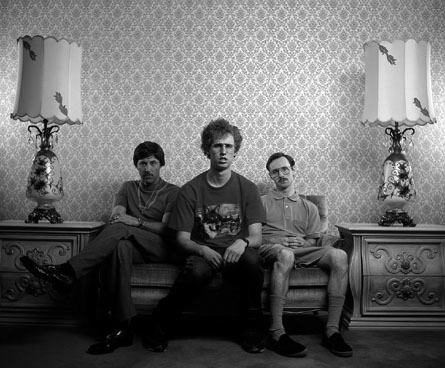
%> input picture lab1/images/napoleon.png, 445 x 368 px
$ octave mike.m   (GNU Octave 9; MATLAB toolbox functions it lacks are replaced by stand-ins)
%> lines starting %> are read from the running program, lines starting %| are printed output that depends on the picture; in (x1, y1, x2, y2) boxes, pixels count from 0 and x2, y2 are one past the last pixel; in counts of white or black regions, pixels touching at a corner belong together; the program's own positions count from 1
close all

% ==== % READING FILE % ==== %
%%
I = imread("images/napoleon.png");
%> I is the input picture: size 368x445 uint8; min 0, max 254, mean 104.2

% ==== % Showing picture % ==== %

imshow(I)
figure
image(I)
colorbar
figure
imagesc(I)
colorbar

close all

% ==== % IMtool % ==== %

imtool(I) % "Pixel info (1,1) 89
disp(I(1,1))
%| 89
%%
% Q1: Yes, 89

I1 = I;
I2 = imread("images/napoleon_dark.png");
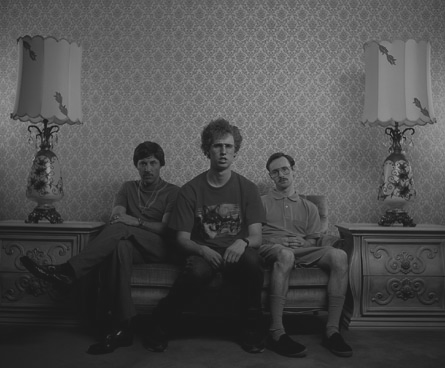
%> input picture lab1/images/napoleon_dark.png, 445 x 368 px
%> I2 is the input picture: size 368x445 uint8; min 25, max 152, mean 77.3
I3 = imread("images/napoleon_light.png");
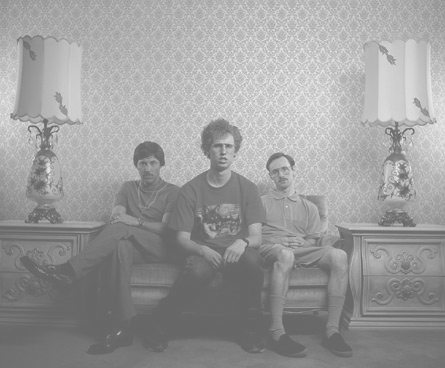
%> input picture lab1/images/napoleon_light.png, 445 x 368 px
%> I3 is the input picture: size 368x445 uint8; min 103, max 230, mean 155.3

figure
imhist(I1)
%> figure, not shown here; highest point at x = 0, y = 4688
figure
imhist(I2)
%> figure, not shown here; highest point at x = 26, y = 6234
figure
imhist(I3)
%> figure, not shown here; highest point at x = 104, y = 6234
%%
close all

Is = single(I);
imtool(Is)
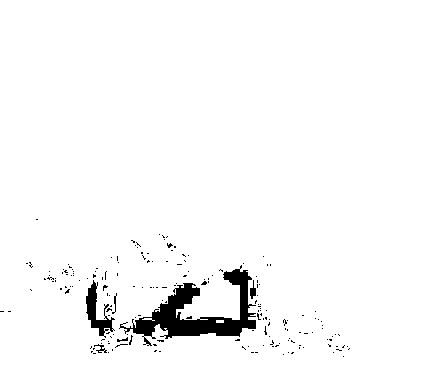
%> displayed picture: size 368x445, on the screen's scale of 0 to 255; 97.1% white; 186 black regions (180 under 20 px), largest, box (x1, y1, x2, y2) and area: (119, 265, 256, 346) 3346, (86, 280, 115, 338) 594, (250, 280, 256, 299) 62, (94, 344, 107, 353) 44, (112, 293, 117, 314) 32, (117, 337, 128, 342) 25
imtool(Is/255)

%Q3: Is is 4 Byte data while I is 1 Byte
figure
imagesc((I/64)*64)
figure
imagesc((Is/64)*64)
%%
close all
%Q4, Q5
Ib = I + 75;
Ic = I*0.5;

figure
imshow(I)
figure
imshow(Ib)
figure
imshow(Ic)

%%
close all

g = 2;

imhist(I);
L = double(I).^g;
out = uint8(L .* (255/max(max(L))));
figure
imhist(out);
%> figure, not shown here; highest point at x = 0, y = 21349

figure
imshow(I)
figure
imshow(out)

%%
close all
figure
imhist(I)
figure
imshow(I)
Ieq = histeq(I);
figure
imhist(Ieq)
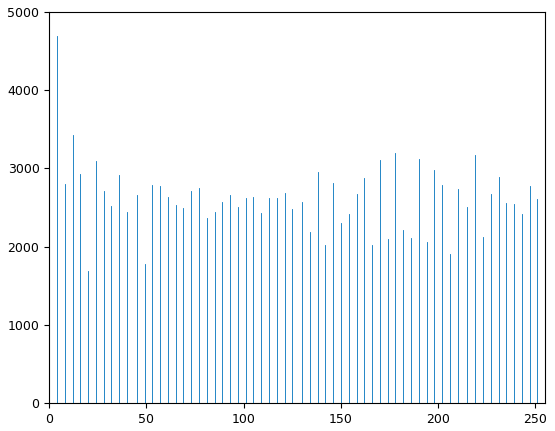
%> figure redrawn from the program's plot data; highest point at x = 4, y = 4688
figure
imshow(Ieq)

%%
I = imread("images/cameraman.png");
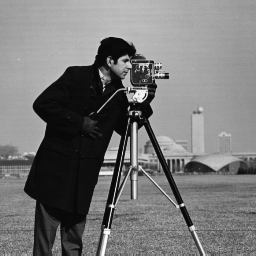
%> input picture lab1/images/cameraman.png, 256 x 256 px
%> I is the input picture: size 256x256 uint8; min 7, max 253, mean 118.7
Jnf = imresize(I, [78 78], 'nearest', 'antialiasing', false);
Jnt = imresize(I, [78 78], 'nearest', 'antialiasing', true);
Jbf = imresize(I, [78 78], 'bilinear', 'antialiasing', false);
Jbt = imresize(I, [78 78], 'bilinear', 'antialiasing', true);
figure
imshow(I)
figure
tiledlayout(2,2)
nexttile
imshow(Jnf)
nexttile
imshow(Jnt)
nexttile
imshow(Jbf)
nexttile
imshow(Jbt)
%%
%BRAINSCAN
close all

B1 = imread("images/brain1.png");
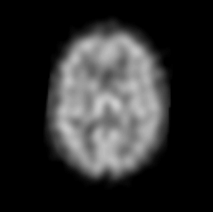
%> input picture lab1/images/brain1.png, 213 x 212 px
%> B1 is the input picture: size 212x213 uint8; min 0, max 205, mean 45.3
B2 = imread("images/brain2.png");
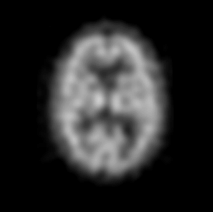
%> input picture lab1/images/brain2.png, 213 x 212 px
%> B2 is the input picture: size 212x213 uint8; min 0, max 205, mean 40.5
%> (the run ends here)
